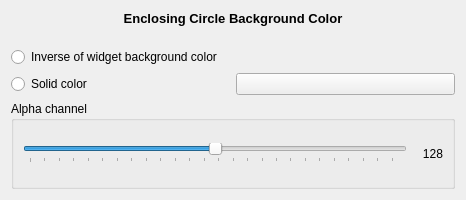
<?xml version="1.0" encoding="UTF-8"?>
<ui version="4.0">
 <class>EnclosingCircleConfigurationData</class>
 <widget class="QWidget" name="EnclosingCircleConfigurationData">
  <property name="geometry">
   <rect>
    <x>0</x>
    <y>0</y>
    <width>466</width>
    <height>200</height>
   </rect>
  </property>
  <property name="windowTitle">
   <string>Form</string>
  </property>
  <layout class="QVBoxLayout" name="verticalLayout">
   <item>
    <widget class="QLabel" name="label">
     <property name="sizePolicy">
      <sizepolicy hsizetype="Preferred" vsizetype="Maximum">
       <horstretch>0</horstretch>
       <verstretch>0</verstretch>
      </sizepolicy>
     </property>
     <property name="text">
      <string>&lt;!DOCTYPE HTML PUBLIC &quot;-//W3C//DTD HTML 4.0//EN&quot; &quot;http://www.w3.org/TR/REC-html40/strict.dtd&quot;&gt;
&lt;html&gt;&lt;head&gt;&lt;meta name=&quot;qrichtext&quot; content=&quot;1&quot; /&gt;&lt;style type=&quot;text/css&quot;&gt;
p, li { white-space: pre-wrap; }
&lt;/style&gt;&lt;/head&gt;&lt;body style=&quot; font-family:'Sans Serif'; font-size:9pt; font-weight:400; font-style:normal;&quot;&gt;
&lt;p align=&quot;center&quot; style=&quot; margin-top:0px; margin-bottom:0px; margin-left:0px; margin-right:0px; -qt-block-indent:0; text-indent:0px;&quot;&gt;&lt;span style=&quot; font-family:'Sans'; font-size:10pt; font-weight:600;&quot;&gt;Enclosing Circle Background Color&lt;/span&gt;&lt;/p&gt;
&lt;p align=&quot;center&quot; style=&quot;-qt-paragraph-type:empty; margin-top:0px; margin-bottom:0px; margin-left:0px; margin-right:0px; -qt-block-indent:0; text-indent:0px; font-family:'Sans'; font-size:10pt; font-weight:600;&quot;&gt;&lt;br /&gt;&lt;/p&gt;&lt;/body&gt;&lt;/html&gt;</string>
     </property>
    </widget>
   </item>
   <item>
    <widget class="QRadioButton" name="inverseColorRadio">
     <property name="text">
      <string>Inverse of widget background color</string>
     </property>
     <property name="checked">
      <bool>false</bool>
     </property>
    </widget>
   </item>
   <item>
    <layout class="QHBoxLayout" name="horizontalLayout">
     <property name="topMargin">
      <number>0</number>
     </property>
     <item>
      <widget class="QRadioButton" name="solidColorRadio">
       <property name="text">
        <string>Solid color</string>
       </property>
       <property name="checked">
        <bool>false</bool>
       </property>
      </widget>
     </item>
     <item>
      <widget class="tlp::ColorButton" name="circleColorBtn"/>
     </item>
    </layout>
   </item>
   <item>
    <widget class="QGroupBox" name="groupBox">
     <property name="title">
      <string>Alpha channel</string>
     </property>
     <layout class="QHBoxLayout" name="horizontalLayout_2">
      <item>
       <widget class="QSlider" name="alphaSlider">
        <property name="maximum">
         <number>255</number>
        </property>
        <property name="value">
         <number>128</number>
        </property>
        <property name="orientation">
         <enum>Qt::Horizontal</enum>
        </property>
        <property name="tickPosition">
         <enum>QSlider::TicksBelow</enum>
        </property>
       </widget>
      </item>
      <item>
       <widget class="QLabel" name="label_2">
        <property name="minimumSize">
         <size>
          <width>30</width>
          <height>0</height>
         </size>
        </property>
        <property name="text">
         <string>128</string>
        </property>
        <property name="alignment">
         <set>Qt::AlignRight|Qt::AlignTrailing|Qt::AlignVCenter</set>
        </property>
       </widget>
      </item>
     </layout>
    </widget>
   </item>
  </layout>
 </widget>
 <customwidgets>
  <customwidget>
   <class>tlp::ColorButton</class>
   <extends>QPushButton</extends>
   <header location="global">talipot/ColorButton.h</header>
   <slots>
    <signal>colorChanged(QColor)</signal>
   </slots>
  </customwidget>
 </customwidgets>
 <resources/>
 <connections>
  <connection>
   <sender>alphaSlider</sender>
   <signal>valueChanged(int)</signal>
   <receiver>label_2</receiver>
   <slot>setNum(int)</slot>
   <hints>
    <hint type="sourcelabel">
     <x>171</x>
     <y>135</y>
    </hint>
    <hint type="destinationlabel">
     <x>355</x>
     <y>135</y>
    </hint>
   </hints>
  </connection>
 </connections>
</ui>
